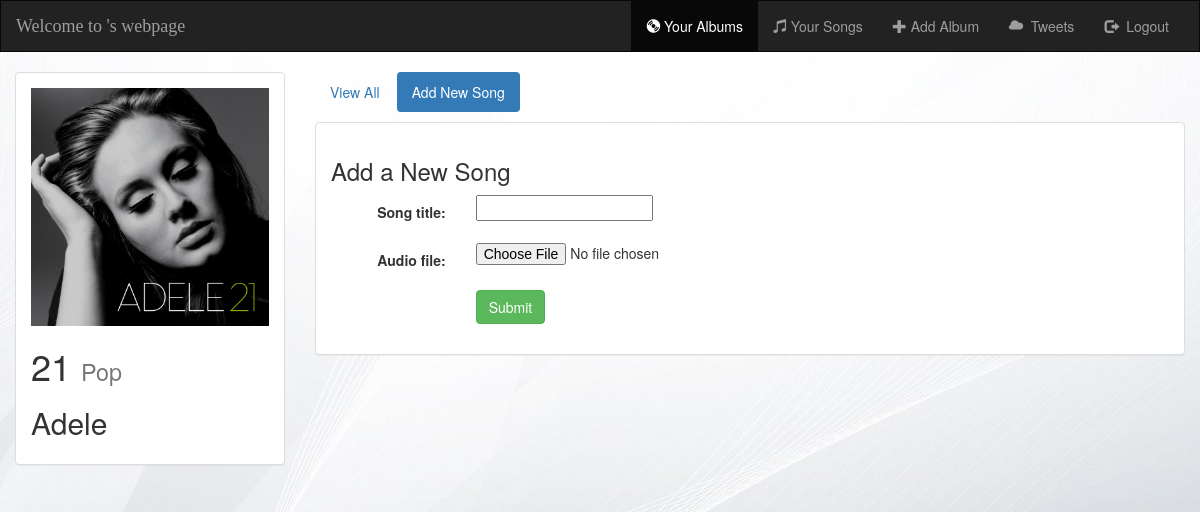
Screenshot of /music/53/create_song/ with the database file from the repository.
### music/models.py (models this page shows)
class Album(models.Model):
    user = models.ForeignKey(User, default=1)
    artist = models.CharField(max_length=250)
    album_title = models.CharField(max_length=500)
    genre = models.CharField(max_length=100)
    album_logo = models.FileField()
    is_favorite = models.BooleanField(default=False)
    def __str__(self):
        return self.album_title + ' - ' + self.artist

### music/views.py (the view, shortened to what this page needs)
# urls.py: url(r'^(?P<album_id>[0-9]+)/create_song/$', views.create_song, name='create_song'),
def create_song(request, album_id):
    form = SongForm(request.POST or None, request.FILES or None)
    album = get_object_or_404(Album, pk=album_id)
    context = {
        'album': album,
        'form': form,
    }
    return render(request, 'music/create_song.html', context)

### music/forms.py
class SongForm(forms.ModelForm):
    class Meta:
        model = Song
        fields = ['song_title',
                  'audio_file']

### music/templates/music/create_song.html (shortened to what this page needs)
{% extends 'music/base.html' %}
{% block albums_active %}active{% endblock %}
{% block body %}
<div class="container-fluid">
    <div class="row">
        <div class="col-sm-4 col-md-3">
            <div class="panel panel-default">
                <div class="panel-body">
                        <a href="{% url 'music:detail' album.id %}">
                            {% if album.album_logo %}
                                <img src="{{ album.album_logo.url }}" class="img-responsive">
                            {% else %}
                                <h3>No image to display</h3>
                            {% endif %}
                        </a>
                    <h1>{{ album.album_title }} <small>{{ album.genre }}</small></h1>
                    <h2>{{ album.artist }}</h2>
                </div>
            </div>
        </div>
        <div class="col-sm-8 col-md-9">
            <ul class="nav nav-pills" style="margin-bottom: 10px;">
                <li role="presentation"><a href="{% url 'music:detail' album.id %}">View All</a></li>
                <li role="presentation" class="active"><a href="{% url 'music:create_song' album.id %}">Add New Song</a></li>
            </ul>
            <div class="panel panel-default">
                <div class="panel-body">
                    <h3>Add a New Song</h3>
                    <form class="form-horizontal" role="form" action="" method="post" enctype="multipart/form-data">
                        {% include 'music/form_template.html' %}
                        <div class="form-group">
                            <div class="col-sm-offset-2 col-sm-10">
                                <button type="submit" class="btn btn-success">Submit</button>
                            </div>
                        </div>
                    </form>
                </div>
            </div>
        </div>
    </div>
</div>
{% endblock %}

### music/static/music/style.css (style rules this page uses)
body { background: grey url("images/images.jpg") no-repeat center center fixed;; }

### rows the page displays
Album: album_logo (picture), album_title "21", genre "Pop", artist "Adele"

### other values shown
{{ field.label_tag }} "Song title:" "Audio file:"
